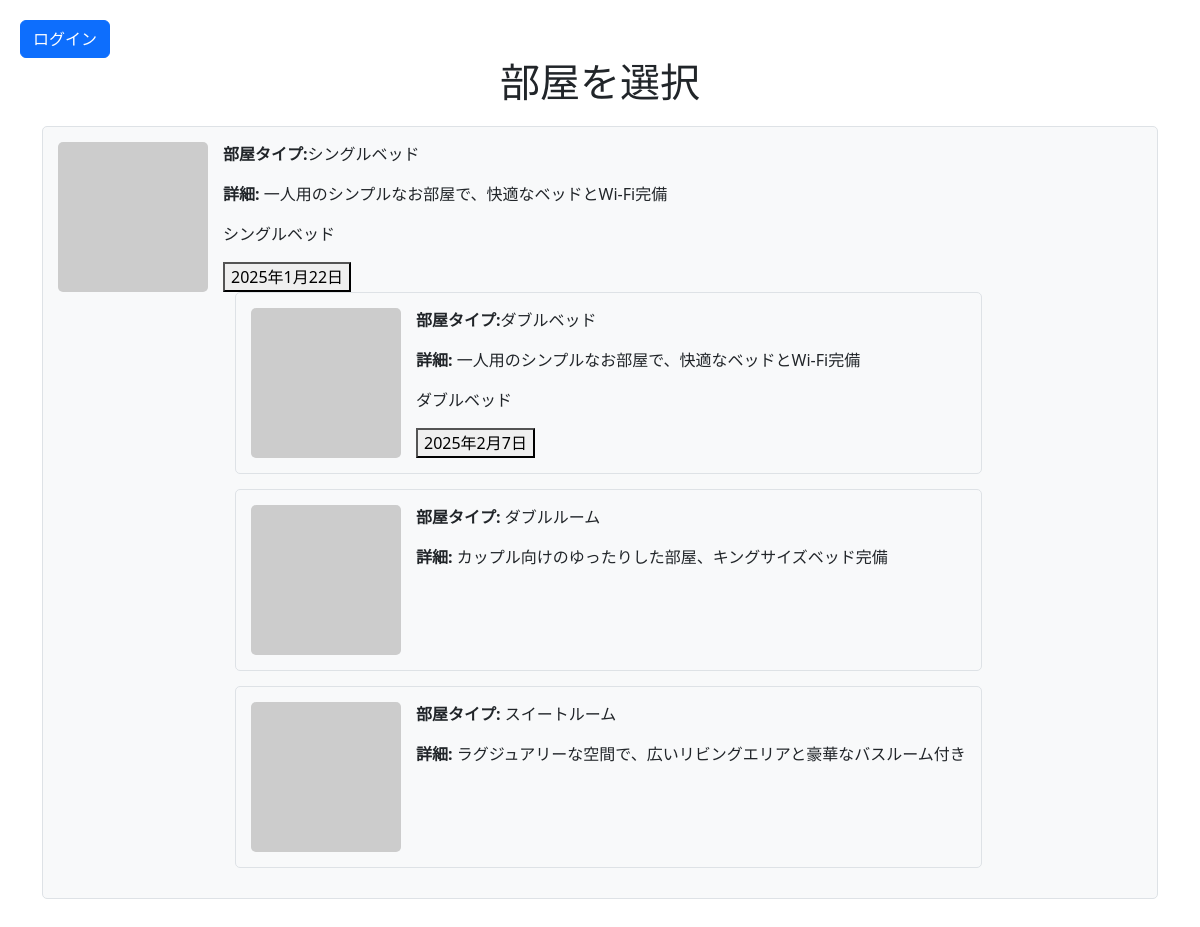
Page /room_selection on the committed database.
### bookingfront/models.py (models this page shows, shortened)
class RoomType(models.Model):
    name = models.CharField(max_length=50)
    reservation_date=models.DateField(null=True)
    room_price = models.DecimalField(max_digits=8, decimal_places=2,null=False)

### bookingfront/views.py (the view)
# urls.py: path('room_selection', views.room_selection, name='room_selection'),
def room_selection(request):
    room_types = RoomType.objects.all()
    return render(request, 'room_selection.html', {'room_types': room_types,})

### bookingfront/templates/room_selection.html (shortened to what this page needs)
<!doctype html>
<html lang="ja">
  <head>
    <link href="https://cdn.jsdelivr.net/npm/bootstrap@5.3.0/dist/css/bootstrap.min.css" rel="stylesheet">
  </head>
  <body>
    <a href="{% url 'accounts:index' %}" class="btn btn-primary">ログイン</a>
    <h1>部屋を選択</h1>
      {% for room in room_types %}
      <div class="container">
        <div class="room-info">
          <img src="https://via.placeholder.com/150" alt="シングルルーム">
          <div>
            <p><strong>部屋タイプ:</strong>{{ room.name }}</p>
            <p><strong>詳細:</strong> 一人用のシンプルなお部屋で、快適なベッドとWi-Fi完備</p>
            <div class="availability">
              <div>
                  <p>{{ room.name }}</p>
                  <form method="POST" action="{% url 'bookingfront:plan_selection' %}">
                      <button type="submit">{{ room.reservation_date }}</button>
                  </form>
              </div>
      {% endfor %}
          </div>
        </div>
      </div>
      <div class="room-info">
        <img src="https://via.placeholder.com/150" alt="ダブルルーム">
        <div>
          <p><strong>部屋タイプ:</strong> ダブルルーム</p>
          <p><strong>詳細:</strong> カップル向けのゆったりした部屋、キングサイズベッド完備</p>
        </div>
      </div>
      <div class="room-info">
        <img src="https://via.placeholder.com/150" alt="スイートルーム">
        <div>
          <p><strong>部屋タイプ:</strong> スイートルーム</p>
          <p><strong>詳細:</strong> ラグジュアリーな空間で、広いリビングエリアと豪華なバスルーム付き</p>
        </div>
      </div>
    </div>
  </body>
</html>

### bookingfront/templates/room_selection.html (style rules this page uses)
body { padding: 20px; }
h1 { text-align: center; margin-bottom: 20px; }
.room-info { display: flex; align-items: flex-start; padding: 15px; border: 1px solid #dee2e6; border-radius: 5px; background-color: #f8f9fa; margin-bottom: 15px; }
.room-info img { max-width: 150px; margin-right: 15px; border-radius: 5px; }
.availability { margin-top: 10px; }

### rows in the picture
RoomType: name "シングルベッド", reservation_date "2025年1月22日"
RoomType: name "ダブルベッド", reservation_date "2025年2月7日"
